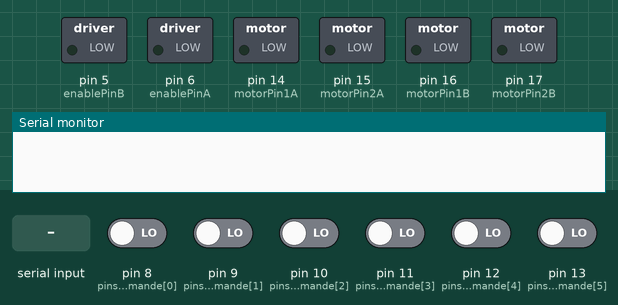
Recording of a sketch running on a simulated Arduino Uno, built with avr-gcc and run on an emulated ATmega328P. Parts: switched loads named in the sketch (green lamp = pin HIGH), the last lines printed to the serial monitor. The inputs (shaded band) are chosen by the test bench; at power-on: pin 8 (pinsTelecommande[0]), pin 9 (pinsTelecommande[1]), pin 10 (pinsTelecommande[2]), pin 11 (pinsTelecommande[3]), pin 12 (pinsTelecommande[4]), pin 13 (pinsTelecommande[5]) LOW.

Above: at 1.2 s.
1.3 s: "1" received over Serial
At 1.6 s:
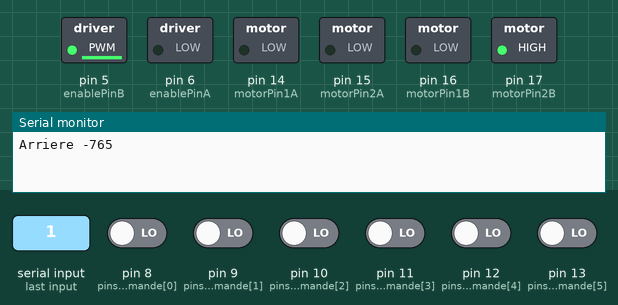
At 3.2 s:
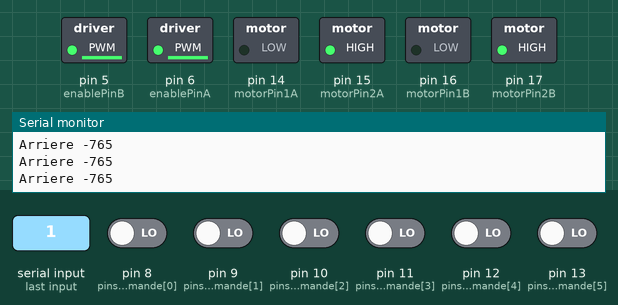
Timing chart, 0 to 4.7 s (numbered marks = the images above; inputs shaded):
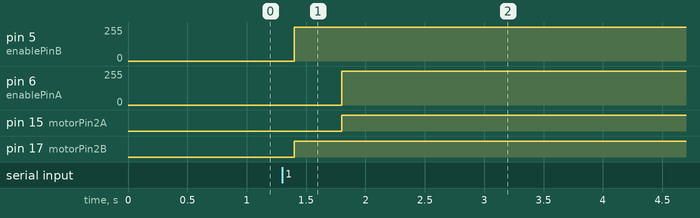

The sketch:

Systeme_prehension.ino
```cpp
int arriveeTelecommande[6];
int pinsTelecommande[] = {8,9,10,11,12,13};


// Pont en H L298N

//Ports de commande du moteur B
int motorPin1B = 16;
int motorPin2B = 17;
int enablePinB = 5;

//Ports de commande du moteur A
int motorPin1A = 14;
int motorPin2A = 15;
int enablePinA = 6;

// Vitesse du moteur
//int state = 0;

// Pins joystics
int joystickA = 1;
int joystickB = 2;
```

DC_Motor.ino
```cpp
void DCMotor(int arriveeTele, int motorPin1, int motorPin2, int enablePin){


    if (Serial.available() > 0)
    {
      // Lecture de l'entier passé au port série
      // ATTENTION il faut que ce soit une valeur entre -255 et 255


      //
      // Sens du mouvement
      //
      if (arriveeTele > 0) // avant
      {
        digitalWrite(motorPin1, HIGH);
        digitalWrite(motorPin2, LOW);
        Serial.print("Avant ");
        Serial.println(arriveeTele);
      }
      else if (arriveeTele < 0) // arrière
      {
        digitalWrite(motorPin1, LOW);
        digitalWrite(motorPin2, HIGH);
        Serial.print("Arriere ");
        Serial.println(arriveeTele);
      }
      else // Stop (freinage)
      {
        digitalWrite(motorPin1, HIGH);
        digitalWrite(motorPin2, HIGH);
        Serial.println("Stop");
      }

      //
      // Vitesse du mouvement
      //
      analogWrite(enablePin, abs(arriveeTele));
    }
    delay(100); // a changer quand fera code entier
}
```

Init.ino
```cpp
void setup() {
    // Configuration des ports en mode "sortie"
    pinMode(motorPin1A, OUTPUT);
    pinMode(motorPin2A, OUTPUT);
    pinMode(enablePinA, OUTPUT);
    pinMode(motorPin1B, OUTPUT);
    pinMode(motorPin2B, OUTPUT);
    pinMode(enablePinB, OUTPUT);

    // Initialisation du port série
    Serial.begin(9600);
}
```

Main.ino
```cpp
void loop()
{
   measureTelecommande();

DCMotor(map(arriveeTelecommande[joystickA],0,1000,-255,255),motorPin1A, motorPin2A, enablePinA);
DCMotor(map(arriveeTelecommande[joystickB],0,1000,-255,255),motorPin1B, motorPin2B, enablePinB);

}
```

P_MesuresTelecommande.ino
```cpp
void measureTelecommande()
{

  for(int i = 0; i <= 5; i++)
  {
    arriveeTelecommande[i] = pulseIn(pinsTelecommande[i],HIGH, 50000) - 1000;
    //Serial.println(i);
   //Serial.println(arriveeTelecommande[5]);
  }

}
```

Measured:
- after the input at 1.3 s, pin 5 (enablePinB): 0/255 → 253/255 after 0.10 s; pin 6 (enablePinA): 0/255 → 253/255 after 0.50 s; pin 15 (motorPin2A): LOW → HIGH after 0.50 s; pin 17 (motorPin2B): LOW → HIGH after 0.10 s
